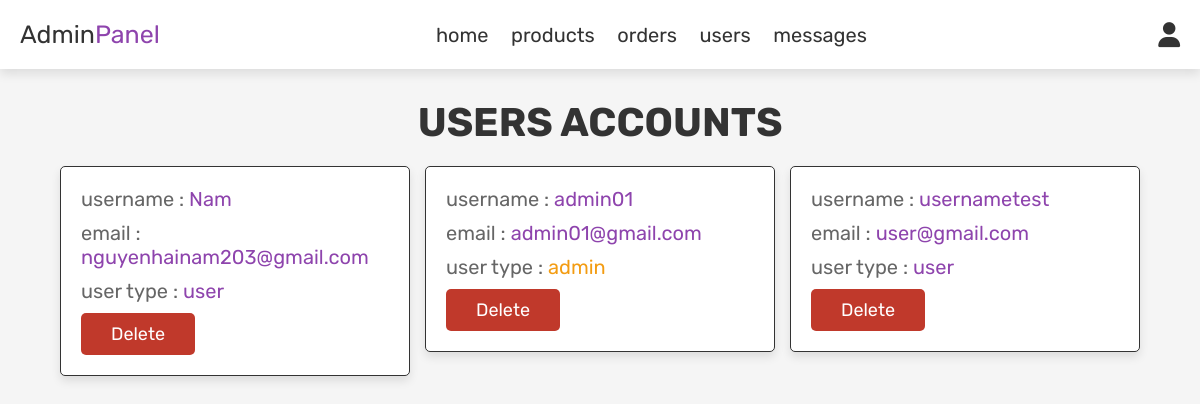
The app's page /admin_users.php (signed in) with its own data.
### tables this page shows
CREATE TABLE `users` (
  `id` int(100) NOT NULL,
  `name` varchar(100) NOT NULL,
  `email` varchar(100) NOT NULL,
  `password` varchar(100) NOT NULL,
  `user_type` varchar(20) NOT NULL DEFAULT 'user'
);

### admin_users.php (the view, shortened to what this page needs)
<?php
include 'config.php';
?>
<!DOCTYPE html>
<html lang="en">
<head>
  <link rel="stylesheet" href="https://cdnjs.cloudflare.com/ajax/libs/font-awesome/6.3.0/css/all.min.css">
  <link rel="stylesheet" href="css/admin_style.css">
</head>
<body>
  <?php
  include 'admin_header.php';
  ?>
  <section class="users">
    <h1 class="title">users accounts</h1>
    <div class="box-container">
      <?php
      $select_users = mysqli_query($conn, "SELECT * FROM `users`")
        or die('query failed');
      if (mysqli_num_rows($select_users) > 0) {
        while ($fetch_users = mysqli_fetch_assoc($select_users)) {
      ?>
      <div class="box">
        <p> username : <span><?php echo $fetch_users['name']; ?></span></p>
        <p> email : <span><?php echo $fetch_users['email']; ?></span></p>
        <p> user type : <span style="color: <?php if (
                                                  $fetch_users['user_type']
                                                  == 'admin'
                                                ) {
                                                  echo 'var(--orange)';
                                                } ?>;"><?php echo $fetch_users['user_type'];  ?></span></p>
        <a href="admin_users.php?delete=<?php echo $fetch_users['id'] ?>" onclick="return confirm('delete this user?');"
          class="delete-btn">delete</a>
      </div>
      <?php
        }
      } else {
        echo '<p class="empty">no orders placed yet!</p>';
      }
      ?>
    </div>
  </section>
</body>
</html>

### css/admin_style.css (style rules this page uses)
:root { --purple: #8e44ad; --red: #c0392b; --orange: #f39c12; --black: #333; --white: #fff; --light-color: #666; --light-white: #ccc; --light-bg: #f5f5f5; --border: 0.1rem solid var(--black); --box-shadow: 0 0.5rem 1rem rgba(0, 0, 0, 0.1); }
* { font-family: "Rubik", sans-serif; margin: 0; padding: 0; box-sizing: border-box; outline: none; border: none; text-decoration: none; transition: all 0.2s linear; }
html { font-size: 62.5%; overflow-x: hidden; }
body { background-color: var(--light-bg); }
section { padding: 3rem 2rem; }
.title { text-align: center; margin-bottom: 2rem; text-transform: uppercase; color: var(--black); font-size: 4rem; }
.btn, .option-btn, .delete-btn, .white-btn { display: inline-block; margin-top: 1rem; padding: 1rem 3rem; cursor: pointer; color: var(--white); font-size: 1.8rem; border-radius: 0.5rem; text-transform: capitalize; }
.delete-btn { background-color: var(--red); }
.users .box-container { display: grid; grid-template-columns: repeat(auto-fit, 35rem); justify-content: center; gap: 1.5rem; max-width: 1200px; margin: 0 auto; align-items: flex-start; }
.users .box-container .box { background-color: var(--white); padding: 2rem; border: var(--border); box-shadow: var(--box-shadow); border-radius: 0.5rem; }
.users .box-container .box p { padding-bottom: 1rem; font-size: 2rem; color: var(--light-color); }
.users .box-container .box span { color: var(--purple); }
.users .box-container .box .delete-btn { margin-top: 0; }

### records on screen
users: name "Nam", email "nguyenhainam203@gmail.com", user_type "user"
users: name "admin01", email "admin01@gmail.com", user_type "admin"
users: name "usernametest", email "user@gmail.com", user_type "user"
